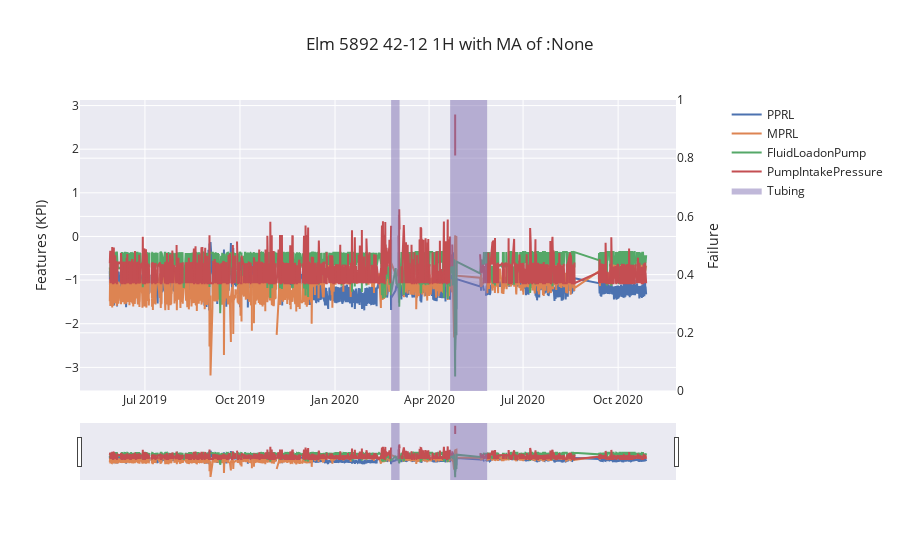

The notebook cell saved with this chart:
### Code cell
# Visulaize
plot_params = {
    'well_name': 'Elm 5892 42-12 1H',
    'fail_col': 'Failures',
    'feature_cols': ['PPRL', 'MPRL', 'FluidLoadonPump', 'PumpIntakePressure'],
    'mov_avg': None
}

plot_features(df=df_scaled,**plot_params)

### Figure 1 — Plotly figure (JSON) as saved in the notebook; plotly's stock layout.template omitted (floating-point values rounded to 4 significant figures; data arrays with more than 128 entries replaced by an {"elided": "..."} marker saying what was removed)
{"data": [{"mode": "lines", "name": "PPRL", "type": "scatter", "x": {"elided": "2915 str values"}, "xaxis": "x", "y": {"elided": "2915 float values"}, "yaxis": "y"}, {"mode": "lines", "name": "MPRL", "type": "scatter", "x": {"elided": "2915 str values"}, "xaxis": "x", "y": {"elided": "2915 float values"}, "yaxis": "y"}, {"mode": "lines", "name": "FluidLoadonPump", "type": "scatter", "x": {"elided": "2915 str values"}, "xaxis": "x", "y": {"elided": "2915 float values"}, "yaxis": "y"}, {"mode": "lines", "name": "PumpIntakePressure", "type": "scatter", "x": {"elided": "2915 str values"}, "xaxis": "x", "y": {"elided": "2915 float values"}, "yaxis": "y"}, {"fill": "tozerox", "line": {"shape": "hv", "width": 0}, "name": "Tubing", "type": "scatter", "x": {"elided": "2915 str values"}, "xaxis": "x", "y": {"elided": "2915 int values"}, "yaxis": "y2"}], "layout": {"autosize": true, "title": {"text": "Elm 5892 42-12 1H with MA of :None"}, "xaxis": {"anchor": "y", "domain": [0, 0.94], "rangeslider": {"visible": true}}, "yaxis": {"anchor": "x", "domain": [0, 1], "title": {"text": "Features (KPI)"}}, "yaxis2": {"anchor": "x", "overlaying": "y", "side": "right", "title": {"text": "Failure"}}}}
